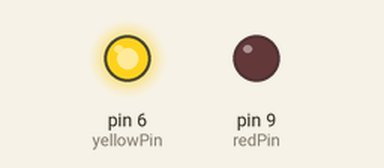
Recording of a sketch running on a simulated Arduino Uno, built with avr-gcc and run on an emulated ATmega328P. Shown: output pins drawn as LEDs (lit = HIGH).

Above: at 0.2 s.
At 5.2 s:
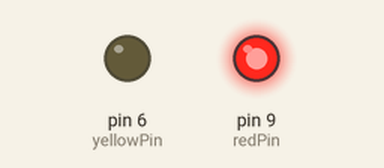
At 9.7 s:
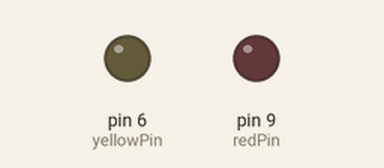
Timing chart, 0 to 10.4 s (numbered marks = the images above):
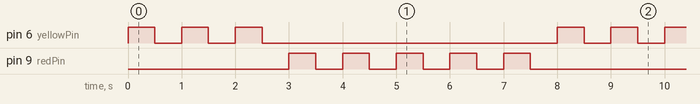

The sketch:

Monday_Loop.ino
```cpp
int yellowPin=6;
int redPin=9;
int yellowTime=500;
int redTime=500;
int yellowBlink=3;
int redBlink=5;
int j;

void setup() {

pinMode(yellowPin, OUTPUT);
pinMode(redPin, OUTPUT);
Serial.begin(9600);
}

void loop() {

for(j=1; j<=yellowBlink; j=j+1){
  //Serial.println(j); //prints value of j in serial monitor
  digitalWrite(yellowPin, HIGH);
  delay(yellowTime);
  digitalWrite(yellowPin, LOW);
  delay(yellowTime);
}
//Serial.println(); //prints blank line inbetween loops
for(j=1; j<=redBlink; j=j+1){
  //Serial.println(j);
  digitalWrite(redPin, HIGH);
  delay(redTime);
  digitalWrite(redPin, LOW);
  delay(redTime);
}
//Serial.println();
}
```

Measured:
- by itself, pin 6 (yellowPin): repeats every 8.0 s: 2 × (LOW 0.50 s, HIGH 0.50 s), LOW 5.5 s, HIGH 0.50 s
- by itself, pin 9 (redPin): repeats every 8.0 s: 4 × (LOW 0.50 s, HIGH 0.50 s), LOW 3.5 s, HIGH 0.50 s
- by itself, everything shown: repeats every 8.0 s, in 16 steps
